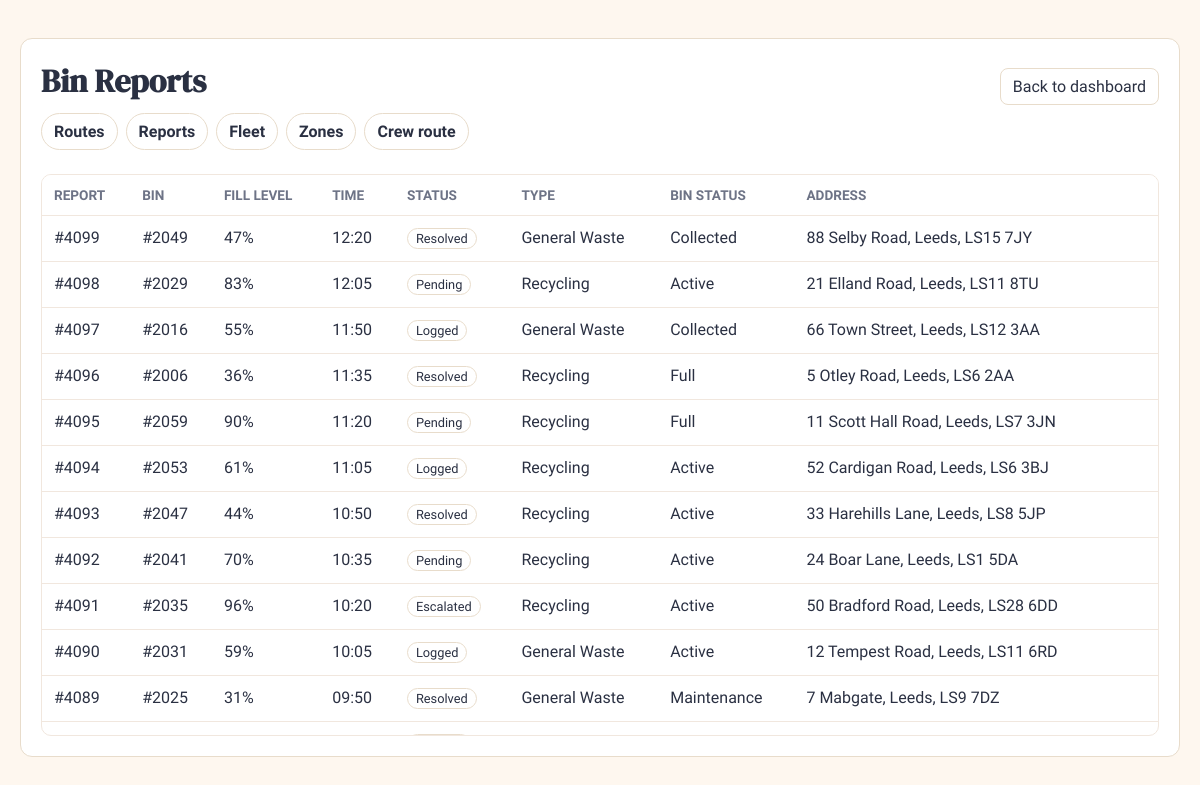
The page /adminpanel/reports/ (signed in) on the database its author committed.
### bins/views.py (the view)
# urls.py: path("adminpanel/reports/", admin_reports_view, name="admin-reports"),
@login_required
def admin_reports_view(request):
	if get_user_primary_role(request.user) != "Admin":
		return redirect("role-dashboard", role_slug=role_slug_for_user(request.user))
	context = get_sql_admin_context()
	context.update({
		"role_slug": role_slug_for_user(request.user),
	})
	return render(request, "bins/admin_reports.html", {"reports": context.get("sql_reports", []), **context})

### bins/sql_data.py (called while the page is built, shortened)
def _sql_rows(query, params=()):
    with connection.cursor() as cursor:
        cursor.execute(query, params)
        columns = [column[0] for column in cursor.description]
        return [dict(zip(columns, row)) for row in cursor.fetchall()]

def _parse_sql_date(value):
    if value in (None, ""):
        return None

def _to_float(value, default=0.0):
    if value in (None, ""):
        return default
    try:
        return float(value)
    except (TypeError, ValueError):
        return default

def _latest_report_by_bin():
    latest = {}
    for report in _sql_rows(
        "SELECT report_id, bin_id, fill_level, report_time, status FROM report ORDER BY report_id"
    ):
        latest[report["bin_id"]] = report
    return latest

def _report_rows():
    return _sql_rows(
        """
        SELECT
            r.report_id,
            r.bin_id,
            r.fill_level,
            r.report_time,
            r.status,
            b.status AS bin_status,
            bt.type_name,
            bt.colour_code,
            ha.street,
            ha.city,
            ha.postcode
        FROM report r
        LEFT JOIN bin b ON b.bin_id = r.bin_id
        LEFT JOIN bin_type bt ON bt.bin_type_id = b.bin_type_id
        LEFT JOIN home_address ha ON ha.address_id = b.address_id
        ORDER BY r.report_id DESC
        """
    )

def _route_rows():
    return _sql_rows(
        """
        SELECT
            r.route_id,
            r.zone_id,
            r.user_id,
            r.vehicle_id,
            r.assigned_driver_id,
            r.route_date,
            r.status,
            z.zone_name,
            z.region AS zone_region,
            su.forename || ' ' || su.surname AS assigned_user_name,
            v.license_plate,
            v.status AS vehicle_status
        FROM route r
        LEFT JOIN zone z ON z.zone_id = r.zone_id
        LEFT JOIN smart_user su ON su.user_id = r.user_id
        LEFT JOIN vehicle v ON v.vehicle_id = r.vehicle_id
        ORDER BY r.route_id
        """
    )

### bins/views.py (called while the page is built)
def get_user_primary_role(user):
	if user.is_superuser:
		return "Admin"
	for role_name in ROLE_SLUGS:
		if user.groups.filter(name=role_name).exists():
			return role_name
	return None

def role_slug_for_user(user):
	role_name = get_user_primary_role(user)
	if not role_name:
		return None
	return ROLE_SLUGS[role_name]

### bins/templates/bins/admin_reports.html (shortened to what this page needs)
<!doctype html>
<html lang="en">
  <head>
  </head>
  <body>
    <div class="container">
      <div class="title">
        <h1>Bin Reports</h1>
        <div>
          <a class="back" href="{% url 'role-dashboard' role_slug=role_slug %}">Back to dashboard</a>
        </div>
      </div>
      <div class="nav">
        <a href="{% url 'admin-routes' %}">Routes</a>
        <a href="{% url 'admin-reports' %}">Reports</a>
        <a href="{% url 'admin-fleet' %}">Fleet</a>
        <a href="{% url 'admin-zones' %}">Zones</a>
        <a href="{% url 'crew-route' %}">Crew route</a>
      </div>
      <div class="table-scroll">
        <table>
          <thead>
            <tr>
              <th>Report</th>
              <th>Bin</th>
              <th>Fill level</th>
              <th>Time</th>
              <th>Status</th>
              <th>Type</th>
              <th>Bin status</th>
              <th>Address</th>
            </tr>
          </thead>
          <tbody>
            {% for report in reports %}
            <tr>
              <td>#{{ report.report_id }}</td>
              <td>#{{ report.bin_id }}</td>
              <td>{{ report.fill_level|floatformat:0 }}%</td>
              <td>{{ report.report_time }}</td>
              <td><span class="status-pill">{{ report.status }}</span></td>
              <td>{{ report.bin_type|default:"-" }}</td>
              <td>{{ report.bin_status|default:"-" }}</td>
              <td>{{ report.address|default:"-" }}</td>
            </tr>
            {% empty %}
            <tr><td colspan="8">No reports available.</td></tr>
            {% endfor %}
          </tbody>
        </table>
      </div>
    </div>
  </body>
</html>

### bins/templates/bins/admin_reports.html (style rules this page uses)
:root { --bg:#fef7ef;--card:#fff;--text:#2a3042;--muted:#6d7386;--accent:#de7c4e;--border:#e8dccb }
body { font-family:"Work Sans",Arial,Helvetica,sans-serif;margin:0;background:var(--bg);color:var(--text);padding:20px }
.container { max-width:1200px;margin:18px auto;background:var(--card);border:1px solid var(--border);border-radius:12px;padding:20px }
h1 { font-family:"DM Serif Display",Georgia,serif;margin:0 0 10px }
table { width:100%;border-collapse:collapse }
th,td { padding:12px;border-bottom:1px solid #f1e7de;text-align:left;vertical-align:top }
th { color:var(--muted);font-size:0.85rem;text-transform:uppercase }
.back { display:inline-block;margin-left:12px;padding:8px 12px;border-radius:8px;background:#fff;border:1px solid var(--border);text-decoration:none;color:var(--text) }
.nav { display:flex;gap:8px;margin-bottom:24px;flex-wrap:wrap }
.nav a { padding:8px 12px;border-radius:999px;background:#fff;border:1px solid var(--border);text-decoration:none;color:var(--text);font-weight:600 }
.title { display:flex;align-items:center;justify-content:space-between }
.table-scroll { max-height:560px;overflow-y:auto;border:1px solid #f1e7de;border-radius:10px }
.table-scroll thead th { position:sticky;top:0;background:#fff;z-index:1 }
.status-pill { display:inline-block;padding:2px 8px;border-radius:999px;border:1px solid var(--border);font-size:0.8rem;background:#fff }

### rows shown on the page
report: report_id "4099", bin_id "2049", fill_level "47", report_time "12:20", status "Resolved", bin_type "General Waste", bin_status "Collected", address "88 Selby Road, Leeds, LS15 7JY"
report: report_id "4098", bin_id "2029", fill_level "83", report_time "12:05", status "Pending", bin_type "Recycling", bin_status "Active", address "21 Elland Road, Leeds, LS11 8TU"
report: report_id "4097", bin_id "2016", fill_level "55", report_time "11:50", status "Logged", bin_type "General Waste", bin_status "Collected", address "66 Town Street, Leeds, LS12 3AA"
report: report_id "4096", bin_id "2006", fill_level "36", report_time "11:35", status "Resolved", bin_type "Recycling", bin_status "Full", address "5 Otley Road, Leeds, LS6 2AA"
report: report_id "4095", bin_id "2059", fill_level "90", report_time "11:20", status "Pending", bin_type "Recycling", bin_status "Full", address "11 Scott Hall Road, Leeds, LS7 3JN"
report: report_id "4094", bin_id "2053", fill_level "61", report_time "11:05", status "Logged", bin_type "Recycling", bin_status "Active", address "52 Cardigan Road, Leeds, LS6 3BJ"
report: report_id "4093", bin_id "2047", fill_level "44", report_time "10:50", status "Resolved", bin_type "Recycling", bin_status "Active", address "33 Harehills Lane, Leeds, LS8 5JP"
report: report_id "4092", bin_id "2041", fill_level "70", report_time "10:35", status "Pending", bin_type "Recycling", bin_status "Active", address "24 Boar Lane, Leeds, LS1 5DA"
report: report_id "4091", bin_id "2035", fill_level "96", report_time "10:20", status "Escalated", bin_type "Recycling", bin_status "Active", address "50 Bradford Road, Leeds, LS28 6DD"
report: report_id "4090", bin_id "2031", fill_level "59", report_time "10:05", status "Logged", bin_type "General Waste", bin_status "Active", address "12 Tempest Road, Leeds, LS11 6RD"
report: report_id "4089", bin_id "2025", fill_level "31", report_time "09:50", status "Resolved", bin_type "General Waste", bin_status "Maintenance", address "7 Mabgate, Leeds, LS9 7DZ"
